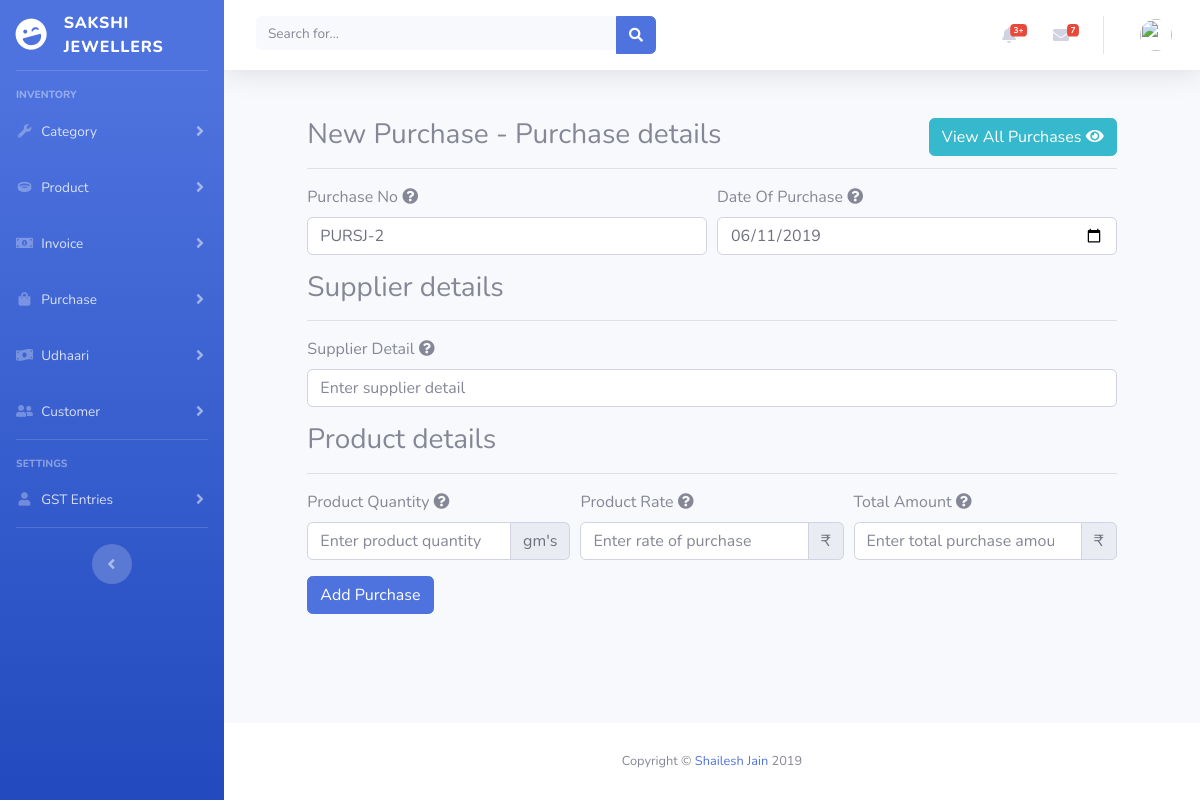
Page /purchases.php?src=add-purchase on the earlier database version.
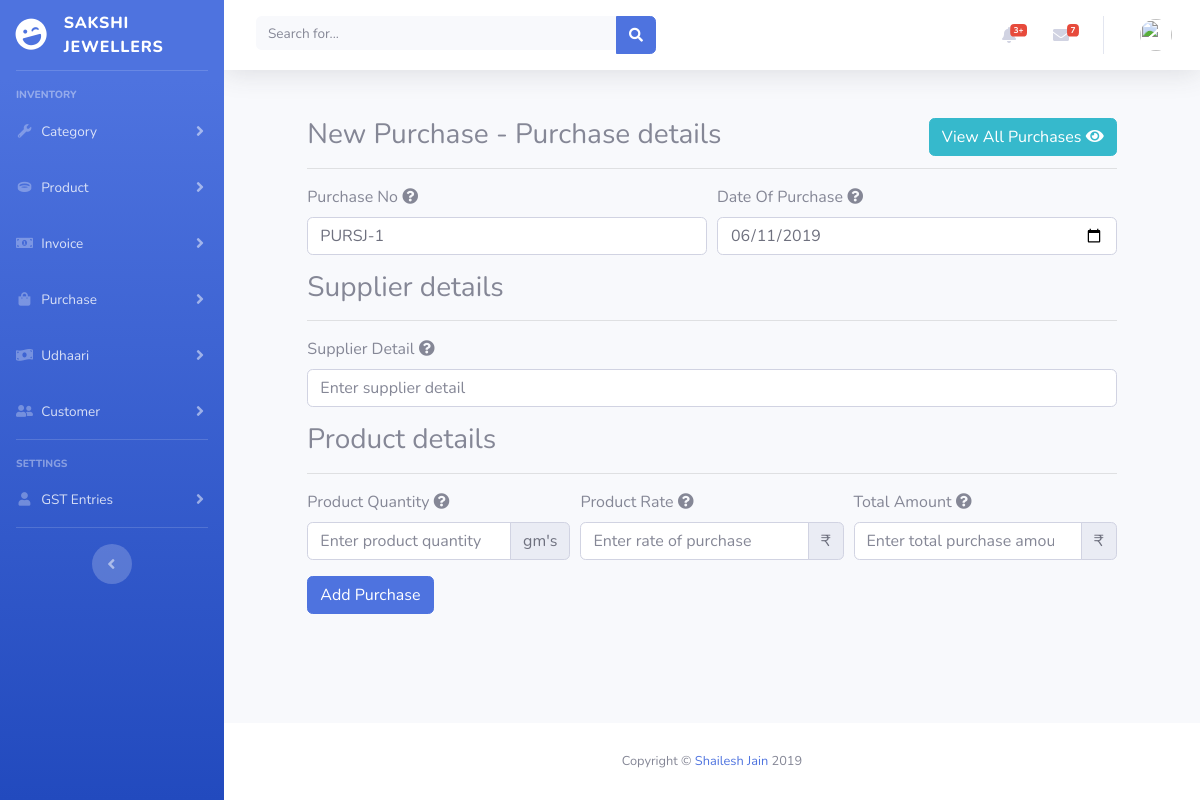
Same page on the later database version.
### tables this page shows
CREATE TABLE `purchases` (
  `purchase_id` int(11) NOT NULL,
  `supplier_detail` varchar(255) NOT NULL,
  `purchase_no` varchar(255) NOT NULL,
  `purchase_quantity` double NOT NULL,
  `purchase_rate` double NOT NULL,
  `date_of_purchase` date NOT NULL,
  `total_purchase_amount` double NOT NULL,
  `pending_amount` double NOT NULL,
  `deleted` int(1) NOT NULL DEFAULT '0',
  `created_at` datetime NOT NULL DEFAULT CURRENT_TIMESTAMP,
  `updated_at` datetime NOT NULL,
  `deleted_at` datetime NOT NULL,
  `created_by` int(11) NOT NULL,
  `updated_by` int(11) NOT NULL,
  `deleted_by` int(11) NOT NULL
);

### purchases.php (called while the page is built, shortened)
<?php
require_once ('helpers/static-components.php');

### db/core/CRUD.class.php (called while the page is built, shortened)
<?php
class CRUD
{
    private static $pdo;
    private static $dsn = "mysql:host=".HOST.";dbname=".DB;
    public static function init()
    {
        try
        {
            self::$pdo = new PDO(self::$dsn, USERNAME, PASSWORD);
            self::$pdo->setAttribute(PDO::ATTR_DEFAULT_FETCH_MODE, PDO::FETCH_OBJ);
        }
        catch (PDOException $ex)
        {
             throw $ex;
        }
    }
    public static function query($query, ...$params)
    {
        if(strpos($query, "?") === false){
            $res = self::$pdo->query($query);
            return $res;
        }
        return self::executePreparedStatement($query, ...$params);
    }
}

### includes/pages/purchases/add-purchase.php (the view, shortened to what this page needs)
<?php
try{
    $pur_no_res = CRUD::query("SELECT purchase_id FROM purchases ORDER BY purchase_id DESC LIMIT 1");
    if($pur_no_res->rowCount() > 0){
        $pur_no = $pur_no_res->fetch()->purchase_id;
    }else{
        $pur_no = 0;
    }
}catch (Exception $e){
        $pur_no = 0;
}
?>
<div class="row">
    <div class="offset-1 col-md-10">
        <form action="" method="post" role="form" enctype="multipart/form-data">
            <h3>New Purchase - Purchase details<span class="float-right print-hidden"><a href="<?php require_once ('helpers/redirect-constants.php'); echo VIEW_ALL_PURCHASES; ?>" class='btn btn-info text-white'>View All Purchases <i class='fa fa-eye'></i></a></span></h3>
            <hr>
            <div class="form-row">
                <div class="form-group col-md-6">
                    <label for="purchase_no" data-toggle="tooltip" data-placement="right" title="" >Purchase No <i class="fa fa-question-circle"></i></label>
                    <input type="text" class="form-control" name="purchase_no" id="purchase_no" min="0" placeholder="Enter Purchase no" value="PURSJ-<?php echo $pur_no+1; ?>">
                </div>
                <div class="form-group col-md-6">
                    <label for="date_of_purchase" data-toggle="tooltip" data-placement="right" title="" >Date Of Purchase <i class="fa fa-question-circle"></i></label>
                    <input type="date" class="form-control" name="date_of_purchase" id="date_of_purchase" required value="<?php echo date('Y-m-d'); ?>">
                </div>
            </div>
            <h3>Supplier details</h3>
            <hr>
            <div class="form-group">
                <label for="supplier_detail" data-toggle="tooltip" data-placement="right" title="" >Supplier Detail <i class="fa fa-question-circle"></i></label>
                <input name="supplier_detail" id="supplier_detail" class="form-control supplier" required placeholder="Enter supplier detail">
            </div>
            <h3>Product details</h3>
            <hr>
            <div class="form-row">
                <div class="form-group col-md-4">
                    <label for="purchase_quantity" data-toggle="tooltip" data-placement="right" title="" >Product Quantity <i class="fa fa-question-circle"></i></label>
                    <div class="input-group">
                        <input type="number" class="form-control" name="purchase_quantity" id="purchase_quantity" placeholder="Enter product quantity" aria-describedby="per-gm" required step="any">
                        <div class="input-group-append">
                            <span class="input-group-text" id="per-gm">gm's</span>
                        </div>
                    </div>
                </div>
                <div class="form-group col-md-4">
                    <label for="purchase_rate" data-toggle="tooltip" data-placement="right" title="" >Product Rate <i class="fa fa-question-circle"></i></label>
                    <div class="input-group">
                        <input type="number" class="form-control" name="purchase_rate" id="purchase_rate" placeholder="Enter rate of purchase" aria-describedby="rs" required step="any">
                        <div class="input-group-append">
                            <span class="input-group-text" id="rs">&#8377;</span>
                        </div>
                    </div>
                </div>
                <div class="form-group col-md-4">
                    <label for="total_purchase_amount" data-toggle="tooltip" data-placement="right" title="" >Total Amount <i class="fa fa-question-circle"></i></label>
                    <div class="input-group">
                        <input type="number" class="form-control" name="total_purchase_amount" id="total_purchase_amount" placeholder="Enter total purchase amount" aria-describedby="rs" required step="any">
                        <div class="input-group-append">
                            <span class="input-group-text" id="rs">&#8377;</span>
                        </div>
                    </div>
                </div>
            </div>
            <button type="submit" name="add_purchase" id="add_purchase" class="btn btn-primary">Add Purchase</button>
        </form>
    </div>
</div>

Differences in the rows shown:
removed purchases: purchase_no "PURSJ-2"
Other differences:
form field purchase_no: (not shown) → "PURSJ-1"
